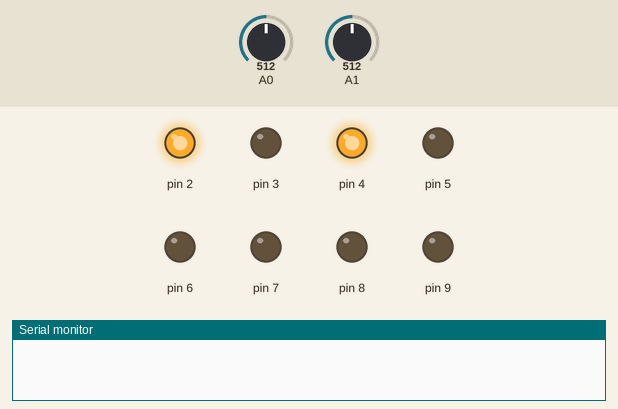
Recording of a sketch running on a simulated Arduino Mega 2560, built with avr-gcc and run on an emulated ATmega2560. Parts: output pins drawn as LEDs (lit = HIGH), the last lines printed to the serial monitor. The inputs (shaded band) are chosen by the test bench; at power-on: A0 = 512, A1 = 512.

Above: at 0.3 s.
At 120.1 s:
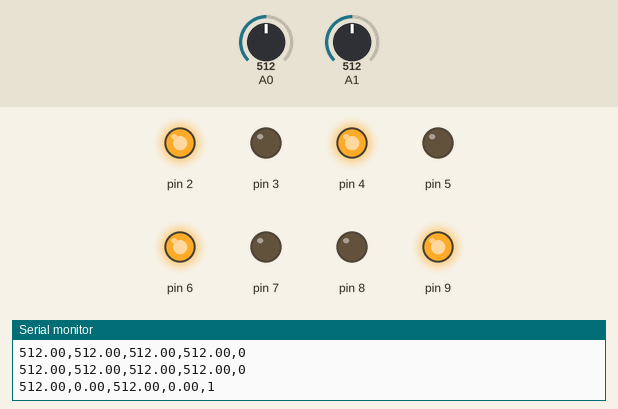
Timing chart, 0 to 121.6 s (numbered marks = the images above):
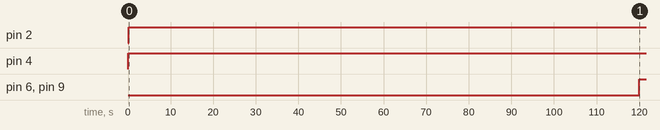

Measured:
- by itself, pin 2: LOW → HIGH at 0.20 s
- by itself, pin 4: LOW → HIGH at 0.10 s
- by itself, pin 6, pin 9: LOW → HIGH at 120 s

The sketch:

betty_controllino_v1.ino
```cpp
#include <Ewma.h>
#include <Controllino.h>

Ewma frigoRA(0.01);
Ewma ariaRA(0.01);

void setup() {

  pinMode(CONTROLLINO_D0, OUTPUT);
  pinMode(CONTROLLINO_D1, OUTPUT);
  pinMode(CONTROLLINO_D2, OUTPUT);
  pinMode(CONTROLLINO_D3, OUTPUT);
  pinMode(CONTROLLINO_D4, OUTPUT);
  pinMode(CONTROLLINO_D5, OUTPUT);
  pinMode(CONTROLLINO_D6, OUTPUT);
  pinMode(CONTROLLINO_D7, OUTPUT);

  Serial.begin(9600);

}

int S = 0;        //STATO MACCHINA
bool P = true;        //PRIMO INGRESSO
bool E = false;       //CONDIZIONE USCITA
unsigned long T = 0;  //TIMER UNIVERSALE
uint8_t C = 0;        //CONTATORE CICLI

bool sFRIGO = false;
bool sPOMPA = false;
bool sMOTARIA = false;
bool sMOTNOARIA = false;
bool sVENTOLA = false;

bool osFRIGO = false;
bool osPOMPA = false;
bool osMOTARIA = false;
bool osMOTNOARIA = false;
bool osVENTOLA = false;

unsigned long tTemp1 = 0;  //cicli 10 ms
unsigned long tTemp3 = 0;  //cicli 60 s

float ariaTemp = 0.0;
float frigoTemp = 0.0;
float oldFrigo = 0.0;
float oldAria = 0.0;
float DT_FRIGO = 0.0;
float DT_ARIA = 0.0;
float Dtemp = 0.0;
float oldDtemp = 0.0;
float DDT = 0.0;

unsigned long tAct = 0;
unsigned long dStampa = 0;

unsigned long dpon = 0;
unsigned long dpoff = 0;

void loop() {

  readTemp();

  pompa();

  debug();

  act();

  if (S == 0) {       // NO ARIA
    if (P) {
      sFRIGO = true;
      sMOTNOARIA = false;
      sMOTARIA = false;
      sVENTOLA = true;
      P = false;
    }

    // condizione uscita
    if ((DT_FRIGO <= 7) && ((millis() - T) > 60000 * 2)) {
      E = true;
    }

    if (E) {
      S++;
      P = true;
      E = false;
      T = millis();
    }
  }

  else if (S == 1) {  // ARIA
    if (P) {
      sFRIGO = true;
      sMOTNOARIA = false;
      sMOTARIA = true;
      sVENTOLA = true;
      P = false;
    }

    // condizione uscita
    if ((millis() - T) > 60000 * 2) {
      if ((DT_ARIA <= 0.5) || (ariaTemp >= 560)) {
        E = true;
      }
    }

    if (E) {
      if (ariaTemp < 550) {
        S = 0;
      }
      else {
        S = 4;
      }
      P = true;
      E = false;
      T = millis();
    }

  }


  while (S == 4) {    // SPEGNI TUTTO
    // MOTORE
    digitalWrite(CONTROLLINO_D7, LOW);
    delay(100);
    digitalWrite(CONTROLLINO_D4, LOW);
    digitalWrite(CONTROLLINO_D3, LOW);

    // COMPRESSORE
    digitalWrite(CONTROLLINO_D2, LOW);
    delay(100);
    digitalWrite(CONTROLLINO_D6, HIGH); //STACCA NEUTRO COMP.

    delay(100);

    // POMPA
    digitalWrite(CONTROLLINO_D1, LOW);
    delay(100);
    digitalWrite(CONTROLLINO_D5, HIGH); //STACCA NEUTRO POMPA

    //VENTOLA
    digitalWrite(CONTROLLINO_D0, LOW);

  }

}


void act() {
  if ((millis() - tAct) > 100) {
    tAct = millis();

    if (sFRIGO != osFRIGO) {
      digitalWrite(CONTROLLINO_D2, sFRIGO);
      osFRIGO = sFRIGO;
    }
    else if (sPOMPA != osPOMPA) {
      digitalWrite(CONTROLLINO_D1, sPOMPA);
      osPOMPA = sPOMPA;
    }
    else if (sMOTARIA != osMOTARIA) {
      digitalWrite(CONTROLLINO_D7, sMOTARIA);
      digitalWrite(CONTROLLINO_D3, LOW);
      digitalWrite(CONTROLLINO_D4, HIGH);
      osMOTARIA = sMOTARIA;
    }
    else if (sMOTNOARIA != osMOTNOARIA) {
      digitalWrite(CONTROLLINO_D7, sMOTNOARIA);
      digitalWrite(CONTROLLINO_D3, HIGH);
      digitalWrite(CONTROLLINO_D4, LOW);
      osMOTNOARIA = osMOTNOARIA;
    }
    else if (sVENTOLA != osVENTOLA) {
      digitalWrite(CONTROLLINO_D0, sVENTOLA);
      osVENTOLA = sVENTOLA;
    }

  }
}

void pompa() {
  if (sPOMPA) {
    if ((millis() - dpon) > 60000 * 1) {
      dpoff = millis();
      sPOMPA = false;
    }
  }
  else {
    if ((millis() - dpoff) > 60000 * 5) {
      dpon = millis();
      sPOMPA = true;
    }
  }
}

void readTemp() {

  if ((millis() - tTemp1) > 100) {

    frigoTemp = frigoRA.filter(analogRead(A0));
    ariaTemp = ariaRA.filter(analogRead(A1));

    tTemp1 = millis();

  }

  if ((millis() - tTemp3) > 60000) {

    DT_FRIGO = frigoTemp - oldFrigo;
    DT_ARIA = ariaTemp - oldAria;
    Dtemp = frigoTemp - ariaTemp;
    DDT = Dtemp - oldDtemp;

    oldFrigo = frigoTemp;
    oldAria = ariaTemp;
    oldDtemp = Dtemp;

    tTemp3 = millis();
  }

}

void debug() {
  if ((millis() - dStampa) > 5000) {
    dStampa = millis();
    Serial.print(frigoTemp);
    Serial.print(",");
    Serial.print(DT_FRIGO);
    Serial.print(",");
    Serial.print(ariaTemp);
    Serial.print(",");
    Serial.print(DT_ARIA);
    Serial.print(",");
    Serial.println(S);
  }
}
```
